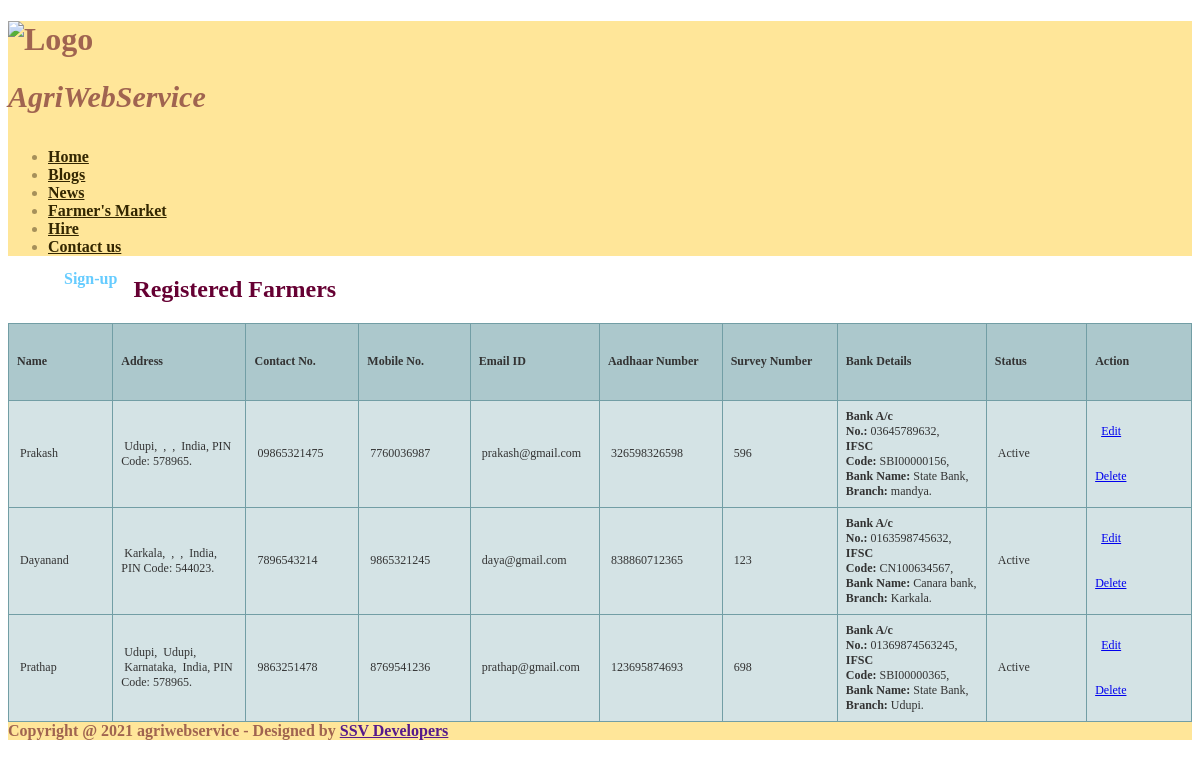
Screenshot of /viewseller.php with the database file from the repository.
### tables this page shows
CREATE TABLE `seller` (
  `seller_id` int(10) NOT NULL,
  `seller_name` varchar(25) NOT NULL,
  `seller_address` text NOT NULL,
  `state_id` int(10) NOT NULL,
  `country_id` int(10) NOT NULL,
  `city_id` int(10) NOT NULL,
  `pincode` varchar(10) NOT NULL,
  `contact_number` varchar(15) NOT NULL,
  `mobile_no` varchar(10) NOT NULL,
  `email_id` varchar(50) NOT NULL,
  `aadhar_no` bigint(20) NOT NULL,
  `rtc_no` int(11) NOT NULL,
  `password` varchar(25) NOT NULL,
  `bank_name` varchar(50) NOT NULL,
  `bank_branch` varchar(50) NOT NULL,
  `bank_IFSC` varchar(25) NOT NULL,
  `bank_acno` varchar(25) NOT NULL,
  `status` varchar(10) NOT NULL
);

CREATE TABLE `country` (
  `country_id` int(10) NOT NULL,
  `country` varchar(25) NOT NULL,
  `description` text NOT NULL,
  `status` varchar(10) NOT NULL
);

CREATE TABLE `city` (
  `city_id` int(10) NOT NULL,
  `country_id` int(10) NOT NULL,
  `state_id` int(10) NOT NULL,
  `city` varchar(25) NOT NULL,
  `description` text NOT NULL,
  `status` varchar(10) NOT NULL
);

CREATE TABLE `state` (
  `state_id` int(10) NOT NULL,
  `country_id` int(10) NOT NULL,
  `state` varchar(25) NOT NULL,
  `description` text NOT NULL,
  `status` varchar(10) NOT NULL
);

### viewseller.php (the view, shortened to what this page needs)
<?php
include("header.php");
include("dbconnection.php");
?>
		<div id="featured">
			<div class="container">
				<div class="row">
<?php include("leftsidebar.php");
?>
					<div class="9u">
						<section>
						  <header>
								<h2 style="color:#660033">Registered Farmers</h2>
							</header>
                            <?php
							 $sql = "SELECT * FROM seller";
							  $qsql = mysqli_query($con,$sql);
							  if(mysqli_num_rows($qsql)  == 0)
									{
										echo "<center>There is no Seller to display!!</center>";
									}
									else
									{
							?>
						  <table width="943" height="65" border="1" class="tftable">
						    <tr>
						      <th width="98" height="60"><strong>Name</strong></th>
						      <th width="130"><strong>Address</strong></th>
						      <th width="104"><strong>Contact No.</strong></th>
						      <th width="104"><strong>Mobile No.</strong></th>
						      <th width="115"><strong>Email ID</strong></th>
							  <th width="115"><strong>Aadhaar Number</strong></th>
							  <th width="115"><strong>Survey Number</strong></th>
						      <th width="138"><strong>Bank Details</strong></th>
						      <th width="98"><strong>Status</strong></th>
                               <th width="104"><strong>Action</strong></th>
					        </tr>
                              <?php
							  while($rs = mysqli_fetch_array($qsql))
							  {
								   $sql1 = "SELECT * FROM country WHERE country_id='$rs[country_id]'";
								  $qsql1 = mysqli_query($con,$sql1);
								  $rs1 = mysqli_fetch_array($qsql1);
								  $sql2 = "SELECT * FROM state WHERE state_id='$rs[state_id]'";
								  $qsql2 = mysqli_query($con,$sql2);
								  $rs12 = mysqli_fetch_array($qsql2);
								  $sql3 = "SELECT * FROM city WHERE city_id='$rs[city_id]'";
								  $qsql3 = mysqli_query($con,$sql3);
								  $rs13 = mysqli_fetch_array($qsql3);
							  echo "
						    <tr>
						      <td>&nbsp;$rs[seller_name]</td>
						      <td>&nbsp;$rs[seller_address],
						      &nbsp;$rs13[city],
						      &nbsp;$rs12[state],
						      &nbsp;$rs1[country],
						      PIN Code:&nbsp;$rs[pincode].
						      <td>&nbsp;$rs[contact_number]</td>
						      <td>&nbsp;$rs[mobile_no]</td>
						      <td>&nbsp;$rs[email_id]</td>
							  <td>&nbsp;$rs[aadhar_no]</td>
							  <td>&nbsp;$rs[rtc_no]</td>
						      <td> <strong>Bank A/c No.:</strong>&nbsp;$rs[bank_acno],<br>"."
							  <strong>IFSC Code:</strong>&nbsp;$rs[bank_IFSC],<br>"."
							  <strong>Bank Name:</strong>&nbsp;$rs[bank_name],<br>"."
						      <strong>Branch:</strong>&nbsp;$rs[bank_branch].
						     </td>
						      <td>&nbsp;$rs[status]</td>
						      <td>&nbsp;  <a href='verifyaadhaar.php?editid=$rs[seller_id]'>Edit</a> <br><br><br> <a href='viewseller.php?deleteid=$rs[seller_id]' onclick='return delconfirm()'>Delete</a></td>
					        </tr>";
							  }
							  ?>
					      </table>
						 <?php
						 }
						 ?>
						</section>
					</div>
				</div>
			</div>
		</div>
	<?php include("footer.php");?>

### header.php (style rules this page uses)
.tftable { font-size:12px;color:#333333;width:100%;border-width: 1px;border-color: #729ea5;border-collapse: collapse; }
.tftable th { font-size:12px;background-color:#acc8cc;border-width: 1px;padding: 8px;border-style: solid;border-color: #729ea5;text-align:left; }
.tftable tr { background-color:#d4e3e5; }
.tftable td { font-size:12px;border-width: 1px;padding: 8px;border-style: solid;border-color: #729ea5; }

### rows the page displays
seller: seller_name "Prakash", seller_address "Udupi", country.country "India", pincode "578965", contact_number "09865321475", mobile_no "7760036987", email "prakash@gmail.com", aadhar_no "326598326598", rtc_no "596", bank_acno "03645789632", bank_IFSC "SBI00000156", bank_name "State Bank", bank_branch "mandya", status "Active"
seller: seller_name "Dayanand", seller_address "Karkala", country.country "India", pincode "544023", contact_number "7896543214", mobile_no "9865321245", email "daya@gmail.com", aadhar_no "838860712365", rtc_no "123", bank_acno "0163598745632", bank_IFSC "CN100634567", bank_name "Canara bank", bank_branch "Karkala", status "Active"
seller: seller_name "Prathap", seller_address "Udupi", city.city "Udupi", state.state "Karnataka", country.country "India", pincode "578965", contact_number "9863251478", mobile_no "8769541236", email "prathap@gmail.com", aadhar_no "123695874693", rtc_no "698", bank_acno "01369874563245", bank_IFSC "SBI00000365", bank_name "State Bank", bank_branch "Udupi", status "Active"

### other values shown
date(Y) "2021"
